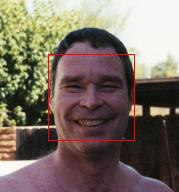
#> input picture Face_Detection/the_frame_of_faces/file0025.jpg, 179 x 192 px, given in place of file0001.jpg, which was not available
$ python Face_Detection.py
#> lines starting #> are read from the running program, lines starting #| are printed output that depends on the picture; pictures that were not available may be replaced by others from this repository, and a replacement may not be noted
#> (reads Face_Detection/files_of_faces/faces.txt from the repository)
"""
 1.在该py文件根目录下有：
                    ①files_of_faces文件夹：
                                          A.存储提供的所有的照片
                                          B.所有照片的名字（利用cmd指令实现
                    ②the_frame_of_faces文件夹：
                                          存储能框出脸部且框出脸部后的照片
 2.若人脸无法检测出来，则不显示
 3.显示人脸辨别率
"""

import cv2, os
from PIL import Image, ImageDraw
import time


def detectFaces(image_name):
    """
    利用opencv自带分类器haarcascade_frontalface_default.xml来检测人脸
    :param image_name: 图片名字
    :return: 检测到的人脸
    """
#> called with image_name = 'files_of_faces/file0001.jpg'
    img = cv2.imread(image_name)
#> img is the input picture: shape (192, 179, 3); mean B, G, R 99.2, 109.6, 122.4
    # 调出opencv中人脸分类器
    face_cascade = cv2.CascadeClassifier("trained_files/haarcascade_frontalface_default.xml")
    if img.ndim == 3:
        gray = cv2.cvtColor(img, cv2.COLOR_BGR2GRAY)
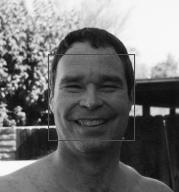
#> gray: shape (192, 179); min 6, max 254, mean 112.3
    else:
        gray = img
    faces = face_cascade.detectMultiScale(gray, 1.2, 5)
#> faces = [[48, 53, 87, 87]]
    result = []
    for (x, y, width, height) in faces:
        result.append((x, y, x+width, y+height))
#> this loop made 1 pass
#> after the loop, result = [(48, 53, 135, 140)]
    return result


def drawFaces(image_name):
    """
    用红线划出人脸部分
    :param image_name: 图片名字
    :return: 画出人脸并保存
    """
    global count
    faces = detectFaces(image_name)
#> faces = [(48, 53, 135, 140)]
    if True:
        img = Image.open(image_name)
#> img: PIL image 179x192 RGB
        draw_instance = ImageDraw.Draw(img)
        for (x1, y1, x2, y2) in faces:
            draw_instance.rectangle((x1, y1, x2, y2), outline=255)
            img.save('the_frame_of_faces/'+image_name.split('/')[1])
            count += 1
#> this loop made 1 pass
#> (x1, y1, x2, y2, count) on pass 1: (48, 53, 135, 140, 1)
#> pass 1, in drawFaces, `img.save('the_frame_of_faces/'+image_name.split('/')[1])`:
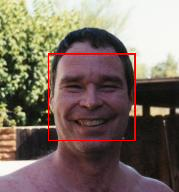
#> saved as file0001.jpg: PIL image 179x192 RGB; mean R, G, B 123.5, 108.9, 98.6
#> after the loop, count = 1


if __name__ == '__main__':
    """
        以下是主程序
        变量说明：
                count   识别的人脸数   int
                sum     总人脸数       int
                faces   文件          file
                theline 文件某一行     string
                content 照片地址       string

    """
    count = 0
    sum = 0
    a = ''
    faces = open('files_of_faces/faces.txt', 'r')
    # 若不存在the_frame_of_faces文件，则创建
    if not os.path.exists('the_frame_of_faces'):
        os.mkdir('the_frame_of_faces')
    time_start = time.time()
    while True:
        theline = faces.readline()
        if len(theline) == 0 or len(theline) == 1:
            break
        sum += 1
        content = theline[:-1]
        drawFaces('files_of_faces/'+content)
#> pass 2 of the loop `while True:`:
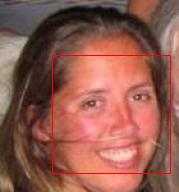
#> input picture Face_Detection/the_frame_of_faces/file0039.jpg, 179 x 192 px, given in place of file0002.jpg, which was not available
#> in detectFaces, img is the input picture: shape (192, 179, 3); mean B, G, R 79.3, 90.8, 145.4
#> in detectFaces (call 2), `gray = cv2.cvtColor(img, cv2.COLOR_BGR2GRAY)`:
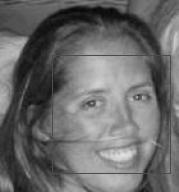
#> gray: shape (192, 179); min 4, max 226, mean 105.8
#> in detectFaces (call 2), `faces = face_cascade.detectMultiScale(gray, 1.2, 5)`: faces = [[52, 54, 119, 119]]
#> the loop in detectFaces (call 2), `for (x, y, width, height) in faces:` made 1 pass
#> after the loop in detectFaces (call 2), `for (x, y, width, height) in faces:`: result = [(52, 54, 171, 173)]
#> img: PIL image 179x192 RGB
#> the loop in drawFaces (call 2), `for (x1, y1, x2, y2) in faces:` made 1 pass
#> (x1, y1, x2, y2, count) on pass 1: (52, 54, 171, 173, 2)
#> pass 1, in drawFaces (call 2), `img.save('the_frame_of_faces/'+image_name.split('/')[1])`:
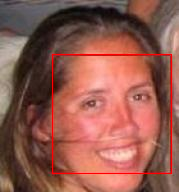
#> saved as file0002.jpg: PIL image 179x192 RGB; mean R, G, B 146.3, 90, 78.5
#> after the loop in drawFaces (call 2), `for (x1, y1, x2, y2) in faces:`: count = 2
#> (the run stopped early here; a loop or call above may not have finished)
